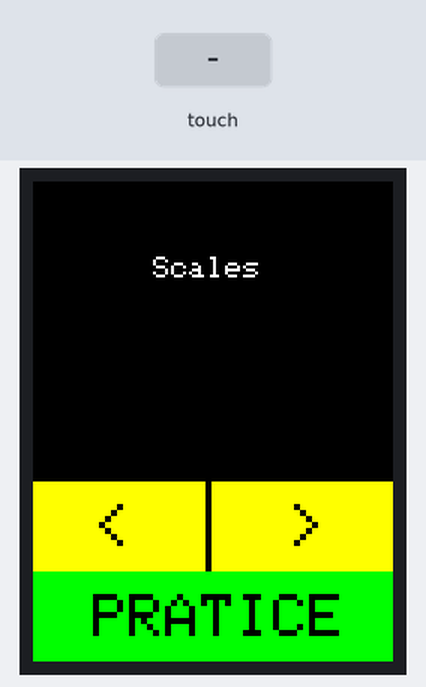
Recording of a sketch running on a simulated Arduino Uno, built with avr-gcc and run on an emulated ATmega328P. Parts: 240×320 colour display. The inputs (shaded band) are chosen by the test bench.

Above: at 1.5 s.
1.6 s: touch panel pressed at 13 % / 90 % of its raw x / y range
At 2.0 s:
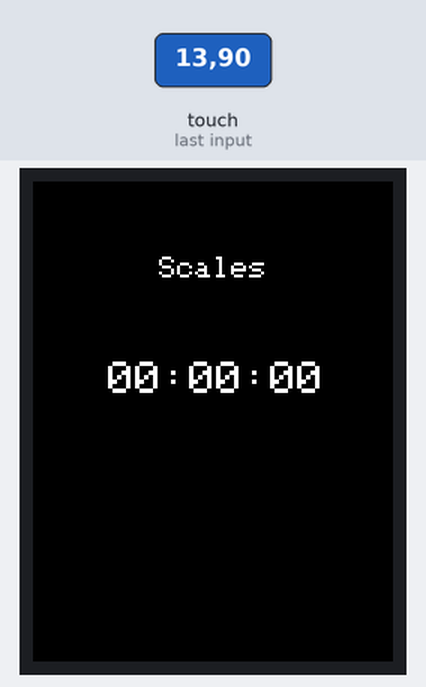
Timing chart, 0 to 4.6 s (numbered marks = the images above; inputs shaded):
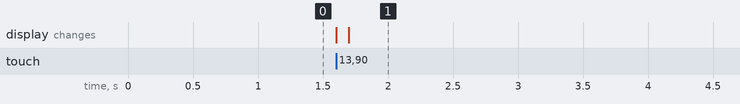

Measured:
- after the input at 1.6 s, the display: first changes at once (image 1 shows a later state)

The sketch:

basic_tft_lcd.ino
```cpp
#include <Adafruit_GFX.h>
#include <Adafruit_TFTLCD.h>
#include <TouchScreen.h>

#define LCD_CS A3
#define LCD_CD A2
#define LCD_WR A1
#define LCD_RD A0
#define LCD_RESET A4

#define TFT_WIDTH 240

// DEFINIÇÕES
#define WHITE          0xFFFF
#define YELLOW         0xFFE0
#define RED            0xF800
#define BLUE           0x001F
#define BLACK          0x0000
#define GREEN          0x07E0

#define LIGADO         0x07E0
#define DESLIGADO      0xF800

#define MINPRESSURE 10
#define MAXPRESSURE 1000


/*____CALIBRAR TFT LCD_____*/
#define YP A3
#define XM A2
#define YM 9
#define XP 8

#define TS_LEFT 129
#define TS_RT   924
#define TS_TOP  82
#define TS_BOT  896
/*______FIM DA CALIBRAÇÃO______*/

TouchScreen ts = TouchScreen(XP, YP, XM, YM, 300); //300 É A SENSITIVIDADE
Adafruit_TFTLCD tft(LCD_CS, LCD_CD, LCD_WR, LCD_RD, LCD_RESET);

int X, Y;
long corBot[3] = {DESLIGADO, DESLIGADO, DESLIGADO};
const char* menu[3] = {"Scales", "Chords", "Improvisation"};
int currentMenu = 0;
int currentScreen = 0;

TSPoint waitTouch() {
  TSPoint p;
  do {
    p = ts.getPoint();
    pinMode(XM, OUTPUT);
    pinMode(YP, OUTPUT);
  } while ((p.z < MINPRESSURE ) || (p.z > MAXPRESSURE));

  p.x = map(p.x, TS_LEFT, TS_RT, 0, 240);
  p.y = map(p.y, TS_BOT, TS_TOP, 0, 320);

  return p;
}

void setup() {
  Serial.begin(9600);

  tft.reset();
  tft.begin(0x9341); // CÓDIGO DO DRIVER DO SEU DISPLAY
  tft.setRotation(2);
  tft.fillScreen(BLACK);

  drawUI();
}

void drawUI() {
  tft.fillScreen(0);
  tft.setTextSize(2);
  tft.setCursor(80, 50);
  tft.print("Scales");

  tft.fillRect  (0, 200 , 240, 60, YELLOW);
  tft.fillRect  (115, 200 , 4, 60, BLACK);
  tft.setTextSize(4);
  tft.setTextColor(BLACK);
  tft.setCursor(40, 215);
  tft.print("<");
  tft.setCursor(170, 215);
  tft.print(">");

  tft.fillRect  (0, 260 , 240, 60, GREEN);
  tft.setCursor(40, 275);
  tft.print("PRATICE");
}

int getCenterXPosition(const char* text, uint8_t textSize) {
  int textWidth = strlen(text) * (6 * textSize); // Each character is 6 pixels wide in the default font
  int centerX = (TFT_WIDTH - textWidth) / 2;
  return centerX;
}

void UpdateSelectedOption() {
    tft.fillRect  (0, 50 , 240, 80, BLACK);
    tft.setTextColor(WHITE);
    tft.setTextSize(2);
    tft.setCursor(getCenterXPosition(menu[currentMenu], 2), 50);
    tft.print(menu[currentMenu]);
}

void DrawCronometerScreen() {
  tft.fillScreen(0);
  UpdateSelectedOption();

  tft.setTextSize(3);
  tft.setCursor(50,120);
  tft.print("00:00:00");
}

void loop() {
  TSPoint p = waitTouch();
  X = p.x; Y = p.y;

  if(currentScreen == 0) {
    ChoseMode();
  }

  delay(300);
}

void ChoseMode() {
    if(Y > 60 && Y < 120) {
      if(X > 0 && X < 100) {
        if(currentMenu > 0) {
          currentMenu--;
          UpdateSelectedOption();
        }
      }

      if(X > 120 && X < 240) {
          if(currentMenu < 2) {
          currentMenu++;
          UpdateSelectedOption();
        }
      }
  }

  if(Y > 0 && Y < 60) {
       if(X > 0 && X < 240) {
         DrawCronometerScreen();
         currentScreen++;
      }
  }
}

// IMPLEMENTO DE FUNÇÕES

void DetectButtons() {

  if(Y > 220 && Y < 300) {
    if(X > 30 && X < 115) {
      tft.fillScreen(0);
      tft.setCursor(30, 100);
      tft.print("X");
    }
  }
}
```
